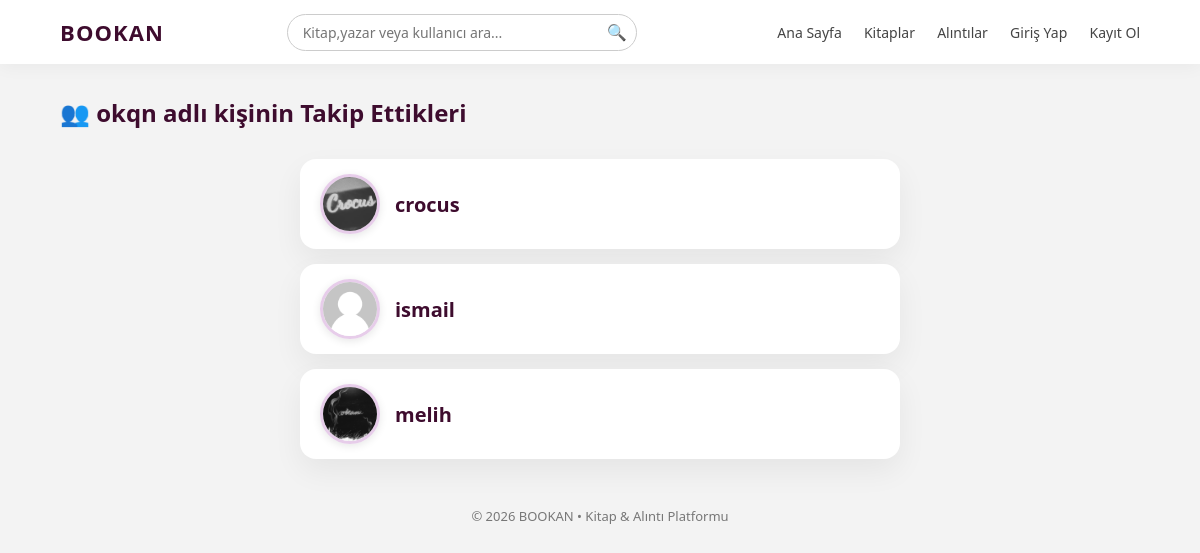
/takip_listesi.php?type=following&id=2, run on the app's committed database.
### tables this page shows
CREATE TABLE `kullanicilar` (
  `id` int(11) NOT NULL,
  `kullanici_adi` varchar(50) NOT NULL,
  `eposta` varchar(100) NOT NULL,
  `sifre` varchar(255) NOT NULL,
  `kayit_tarihi` timestamp NULL DEFAULT CURRENT_TIMESTAMP,
  `profil_resmi` varchar(255) DEFAULT 'default_avatar.png'
);

### takip_listesi.php (the view, shortened to what this page needs)
<?php
require "database.php";
$kullanici_id = isset($_GET["id"]) ? intval($_GET["id"]) : 0;
$type = isset($_GET["type"]) ? $_GET["type"] : "";
$profil_sorgu = $baglanti->prepare("SELECT kullanici_adi FROM kullanicilar WHERE id = ?");
$profil_sorgu->bind_param("i", $kullanici_id);
$profil_sorgu->execute();
$profil_kullanici = $profil_sorgu->get_result()->fetch_assoc();
$kullanici_adi = $profil_kullanici["kullanici_adi"];
if ($type === "following")
{
    $baslik = $kullanici_adi . " adlı kişinin Takip Ettikleri";
    $sorgu_metni = "
        SELECT u.id, u.kullanici_adi, u.profil_resmi
        FROM takip t
        JOIN kullanicilar u ON u.id = t.takip_edilen_id
        WHERE t.takip_eden_id = ?
        ORDER BY u.kullanici_adi ASC
    ";
}
$liste_sorgu = $baglanti->prepare($sorgu_metni);
$liste_sorgu->bind_param("i", $kullanici_id);
$liste_sorgu->execute();
$liste_sonucu = $liste_sorgu->get_result();
?>
<!DOCTYPE html>
<html lang="tr">
<head>
  <link rel="stylesheet" href="assets/css/global.css">
  <link rel="stylesheet" href="assets/css/profil.css">
  </head>
<body>
<?php require "header.php"; ?>
<main class="main-wrapper">
  <div class="container user-list-wrapper">
    <h2 class="section-title" style="margin-bottom: 30px;">👥 <?php echo $baslik; ?></h2>
    <div class="user-list-grid">
    <?php if ($liste_sonucu->num_rows > 0): ?>
      <?php while($user = $liste_sonucu->fetch_assoc()): ?>
        <div class="user-card card">
          <a href="profil.php?id=<?php echo $user['id']; ?>" class="user-info-wrapper">
            <img src="uploads/avatars/<?php echo htmlspecialchars($user['profil_resmi'] ?: 'default_avatar.png'); ?>"
                 alt="Avatar"
                 class="user-avatar-large">
            <span class="username-large">
              <?php echo htmlspecialchars($user['kullanici_adi']); ?>
            </span>
          </a>
        </div>
      <?php endwhile; ?>
    </div>
    <?php else: ?>
      <p class="no-content">Bu listede henüz kimse yok.</p>
    <?php endif; ?>
  </div>
</main>
<?php require "footer.php"; ?>
</body>
</html>

### assets/css/global.css (style rules this page uses)
:root { --c1: #3e0c2e; --c2: #7f1a3d; --c3: #8396d9; --c4: #e7cdea; --c5: #f3f3f3; }
* { margin: 0; padding: 0; box-sizing: border-box; font-family: "Poppins", system-ui, -apple-system, BlinkMacSystemFont, "Segoe UI", sans-serif; }
body { background: var(--c5); color: var(--c1); }
a { text-decoration: none; color: inherit; }
.container { width: 90%; max-width: 1150px; margin: 0 auto; }
.card { background: #fff; border-radius: 16px; padding: 20px 24px; box-shadow: 0 12px 30px rgba(0,0,0,0.06); }
h1, h2, h3, h4 { color: var(--c1); }
.main-wrapper { padding: 32px 0; }

### assets/css/profil.css (style rules this page uses)
.section-title { font-size: 24px; color: var(--c1); margin-bottom: 25px; font-weight: 700; }
.user-list-grid { display: grid; grid-template-columns: 1fr; gap: 15px; max-width: 600px; margin: 0 auto; }
.user-card { display: flex; align-items: center; justify-content: space-between; padding: 15px 20px; transition: background-color 0.2s; }
.user-info-wrapper { display: flex; align-items: center; gap: 15px; text-decoration: none; color: inherit; flex-grow: 1; }
.user-avatar-large { width: 60px; height: 60px; border-radius: 50%; object-fit: cover; flex-shrink: 0; border: 3px solid var(--c4); box-shadow: 0 2px 8px rgba(0,0,0,0.1); }
.username-large { font-size: 20px; font-weight: 700; color: var(--c1); transition: color 0.2s; display: flex; align-items: center; height: 60px; }

### data on the page
kullanicilar: kullanici_adi "okqn adlı kişinin Takip Ettikleri"
kullanicilar: profil_resmi (picture), kullanici_adi "crocus"
kullanicilar: profil_resmi (placeholder picture), kullanici_adi "ismail"
kullanicilar: profil_resmi (picture), kullanici_adi "melih"
